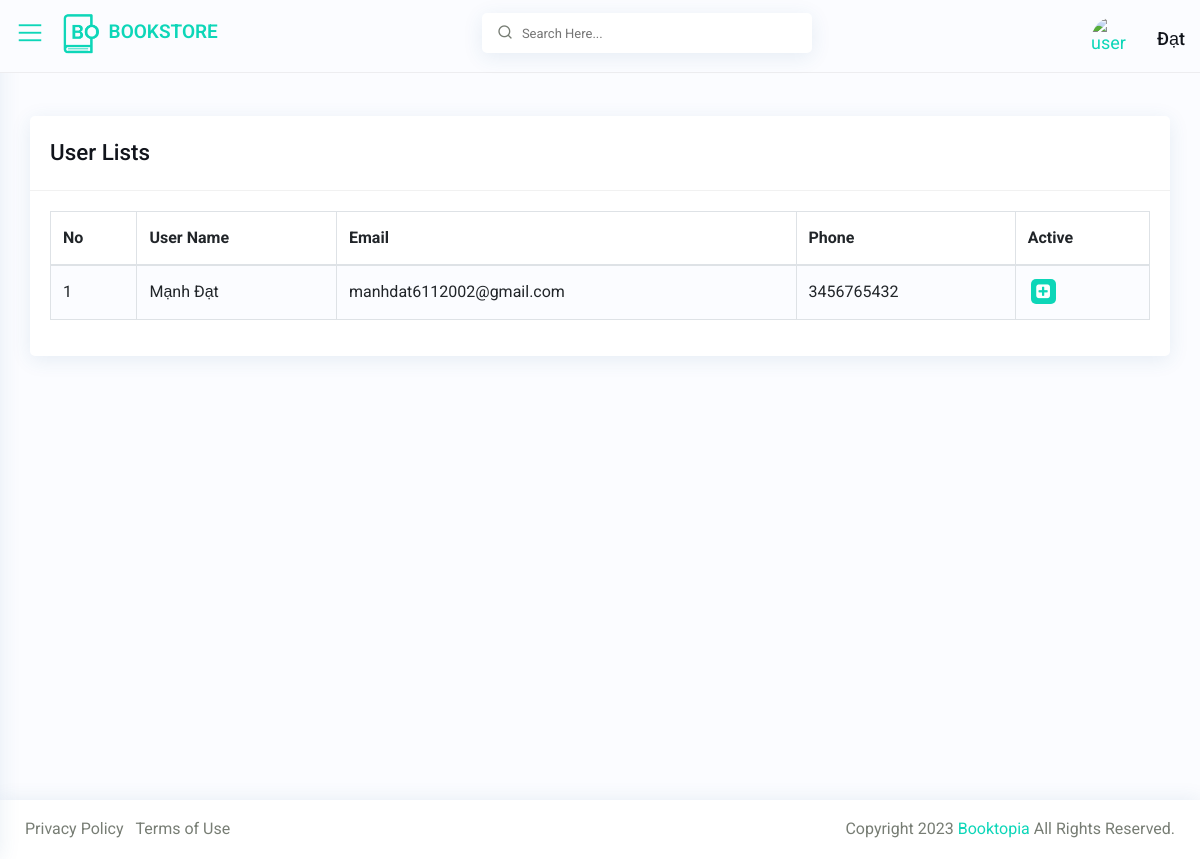
The app's page /admin_user.php (signed in) with its own data.
### tables this page shows
CREATE TABLE `user` (
  `user_id` int(11) NOT NULL,
  `user_name` varchar(200) NOT NULL,
  `user_phone` varchar(10) NOT NULL,
  `user_email` varchar(200) NOT NULL,
  `user_password` varchar(200) NOT NULL,
  `user_address` varchar(200) NOT NULL,
  `user_sex` varchar(10) NOT NULL,
  `user_birthday` date NOT NULL,
  `role` int(11) NOT NULL
);

### admin_user.php (the view, shortened to what this page needs)
<?php
    include('./layout/admin_header.php');
?>
         <div id="content-page" class="content-page">
            <div class="container-fluid">
               <div class="row">
                  <div class="col-sm-12">
                     <div class="iq-card">
                        <div class="iq-card-header d-flex justify-content-between">
                           <div class="iq-header-title">
                              <h4 class="card-title">User Lists</h4>
                           </div>
                        </div>
                        <div class="iq-card-body">
                           <div class="table-responsive">
                              <table class="data-tables table table-striped table-bordered" style="width:100%">
                                <thead>
                                    <tr>
                                        <th >No</th>
                                        <th >User Name</th>
                                        <th >Email</th>
                                        <th>Phone</th>
                                        <th>Active</th>
                                    </tr>
                                </thead>
                                <tbody>
                                  <?php
                                    $sql ="SELECT * FROM `user` WHERE 1";
                                    $ketQuaTruyVan = mysqli_query($conn,$sql);
                                    if($ketQuaTruyVan->num_rows>0){
                                      $i=1;
                                      while($user = $ketQuaTruyVan->fetch_assoc()){
                                        ?>
                                        <tr>
                                        <td><?=$i?></td>
                                        <td><?=$user['user_name']?></td>
                                        <td><?=$user['user_email']?></td>
                                        <td><?=$user['user_phone']?></td>
                                        <td>
                                           <div class="flex align-items-center list-user-action">
                                             <a class="bg-primary" data-toggle="tooltip" data-placement="top" title="" data-original-title="View" href="admin_user_detail.php?id=<?=$user['user_id']?>"><i class="fa fa-plus-square" aria-hidden="true"></i></a>
                                          </div>
                                        </td>
                                    </tr>
                                        <?php
                                        $i+=1;
                                      }
                                    }
                                  ?>
                                </tbody>
                            </table>
                           </div>
                        </div>
                     </div>
                  </div>
               </div>
            </div>
         </div>
      </div>
<?php
    include('./layout/admin_footer.php')
?>

### css/typography.css (style rules this page uses)
body { font-family: 'Roboto', sans-serif; font-weight: 400; font-style: normal; font-size: 16px; line-height: 1.8; padding: 0; margin: 0; color: var(--iq-body-text); background: var(--iq-body-bg); }
a, .btn { -webkit-transition: all 0.5s ease-out 0s; -moz-transition: all 0.5s ease-out 0s; -ms-transition: all 0.5s ease-out 0s; -o-transition: all 0.5s ease-out 0s; transition: all 0.5s ease-out 0s; }
a, button, input, btn { outline: medium none !important; }
a { color: var(--iq-primary); }
h1, h2, h3, h4, h5, h6 { font-family: 'Roboto', sans-serif; font-weight: 500; margin: 0px; line-height: 1.5; color: var(--iq-title-text); }
h4 { font-size: 1.400em; }
.table-striped tbody tr:nth-of-type(odd) { background: var(--iq-body-bg); }
.table td, .table th { vertical-align: middle; }
.bg-primary, .badge-primary { color: var(--iq-white); background: var(--iq-primary) !important; }
.iq-card { background: var(--iq-light-card); -webkit-border-radius: 5px; -moz-border-radius: 5px; border-radius: 5px; margin-bottom: 30px; border: none; -webkit-box-shadow: 0px 4px 20px 0px rgba(44, 101, 144, 0.1); box-shadow: 0px 4px 20px 0px rgba(44, 101, 144, 0.1); }
.iq-card-body { padding: 20px; }
.iq-card .iq-card-header, .iq-card-transparent .iq-card-header { padding: 20px; margin-bottom: 0; -ms-flex-align: center !important; align-items: center !important; border-bottom: 1px solid var(--iq-border-light); }
.iq-card .iq-card-header .iq-header-title .card-title, .iq-card-transparent .iq-card-header .iq-header-title .card-title { margin-bottom: 0; }

### css/responsive.css (style rules this page uses)
@media (max-width:1299px) { .content-page, body.sidebar-main .content-page { margin-left: 0; padding: 116px 15px 0; } }

### css/variable.css (style rules this page uses)
:root { --iq-title-text: #11141b; --iq-body-text: #777D74; --iq-body-bg : #fbfcff; --iq-primary: #0dd6b8; --iq-secondary: #a09e9e; --iq-success: #49f0d3; --iq-warning: #ffba68; --iq-danger: #ff9b8a; --iq-info: #d592ff; --iq-dark: #3f414d; --iq-light: #fafafb; --iq-white: #ffffff; --iq-black: #000000; --iq-gray: #b1b1b1; --iq-light-primary: #fbfcff; --iq-light-secondary: #f1f2f1; --iq-light-success: #eefff2; --iq-light-danger: #fff5f4; --iq-light-warning: #fffcf3; --iq-light-info: #eee6f5; --iq-light-dark: #f0efef; --iq-primary-hover: #11e1c2; --iq-secondary-hover: #807e7e; --iq-success-hover: #42f9d9; --iq-danger-hover: #f78673; --iq-warning-hover: #fdb45e; --iq-info-hover: #c280ea; --iq-dark-hover: #44454e; --iq-light-hover: #eaeeff; --iq-border: #ededf0; --iq-border-light: #f1f1f1; --iq-border-danger: #ff9273; --iq-light-card: #ffffff; --iq-primary-rgb: 100, 114, 248; --iq-primary-light: #f3fffe; --iq-color1: #4e37b2; --iq-color2: #02d871; --iq-color3: #309cf3; --iq-color4: #ff00ff; --iq-color5: #fb1f4c; --iq-color6: #00ced1; --iq-color7: #f35f3b; --iq-color8: #fde117; --iq-color9: #ff0000; --iq-color10: #88028c; --iq-color11: #00d5ab; --iq-color12: #ce9252; --iq-color13: #f9ae02; --iq-color14: #1e7fe4; --iq-color15: #006400; --iq-color16: #fa7c04; --iq-color17: #81bf02; --iq-color18: #99a7ca; --iq-color19: #3d2a26; --iq-color20: #a0746b; }

### records on screen
user: user_name "Mạnh Đạt", user_email "manhdat6112002@gmail.com", user_phone "3456765432"

### other values on screen
$_SESSION['ad_name'] "Đạt"
